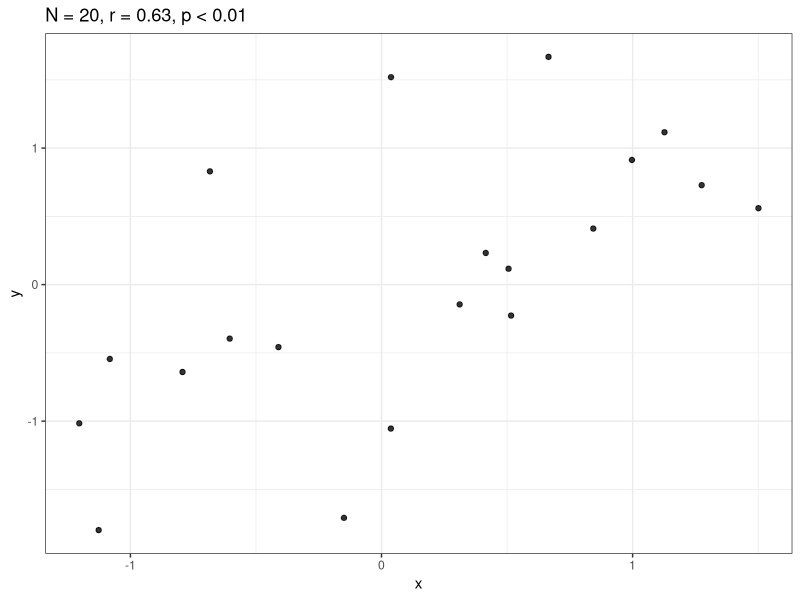
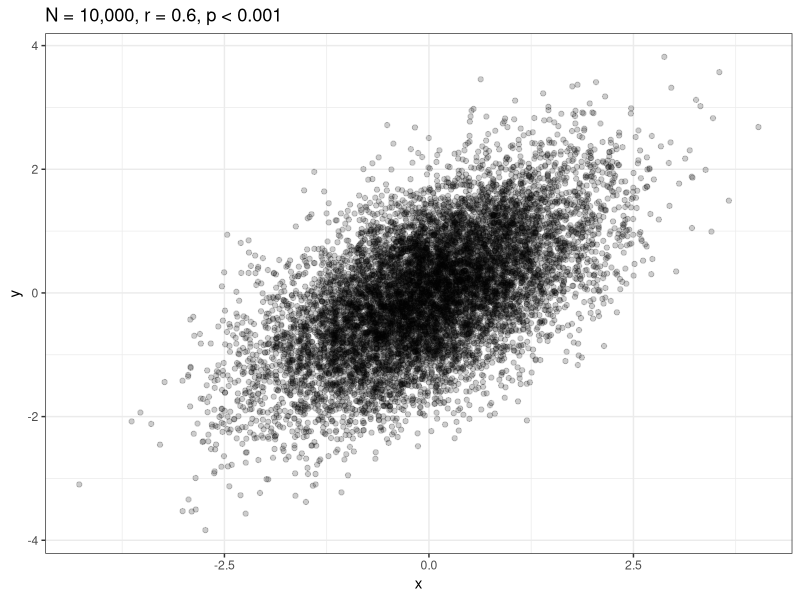
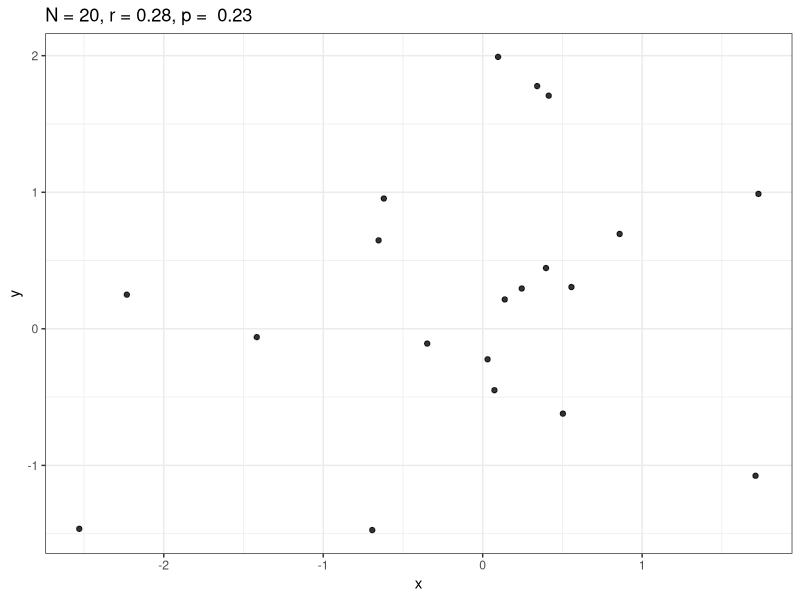
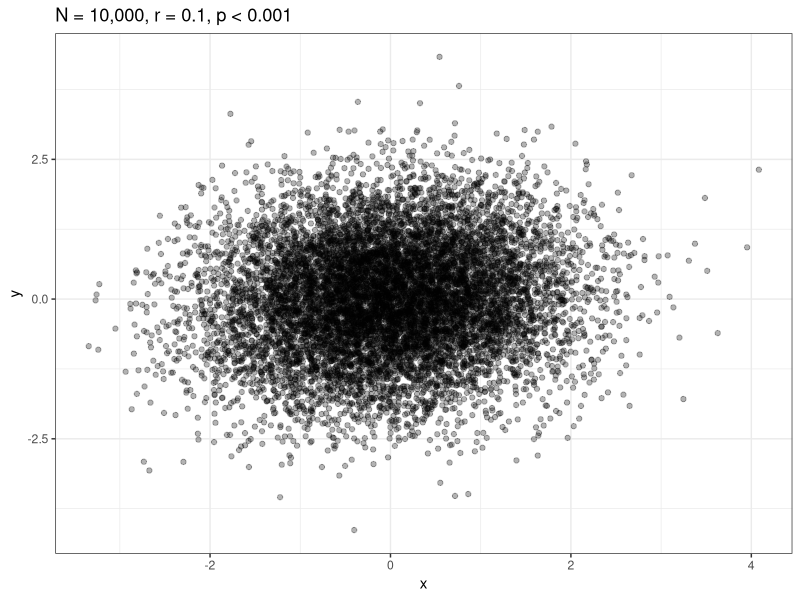
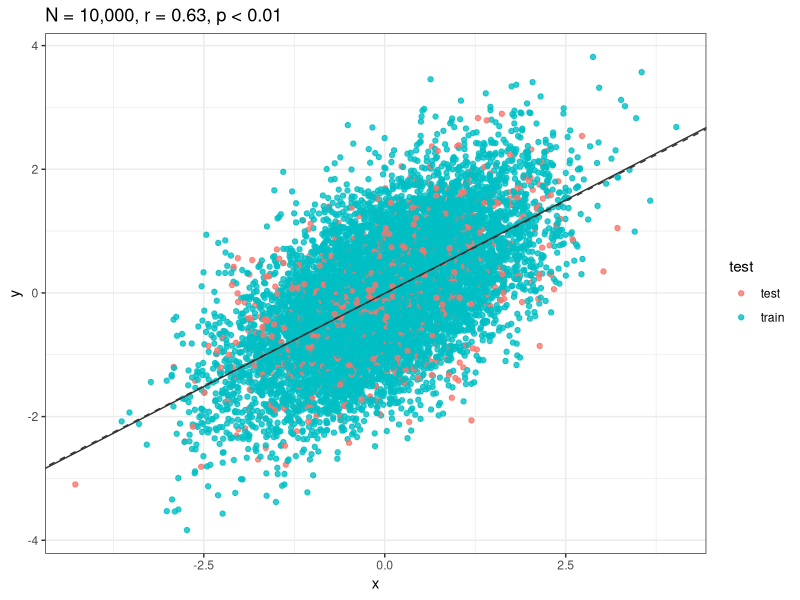
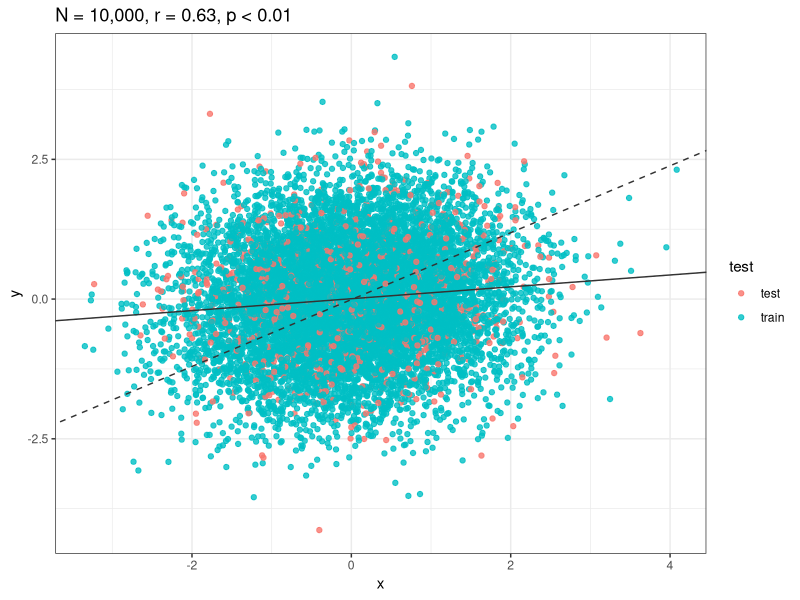
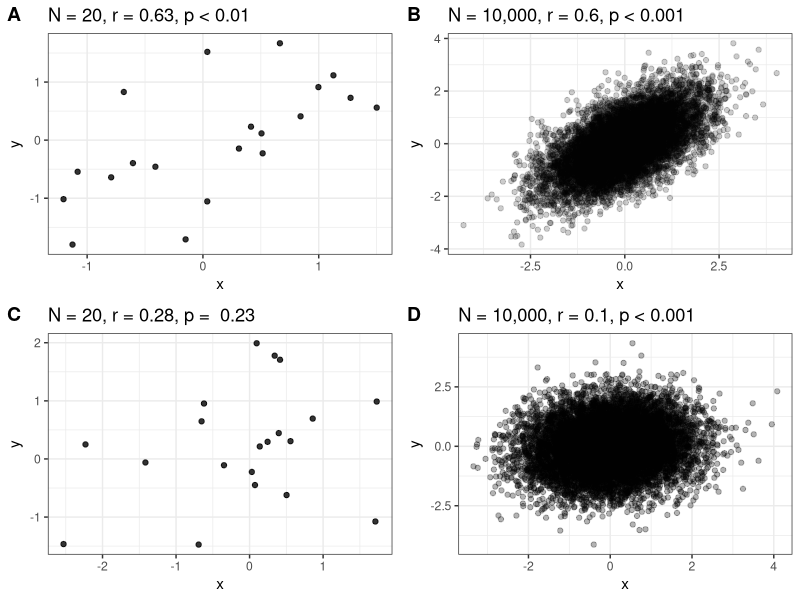

Write the R code that produced these figures, in order.
## ---- chunk 1
options(htmltools.dir.version = FALSE)
#htmltools::tagList(rmarkdown::html_dependency_font_awesome())
## ---- chunk 2
knitr::opts_chunk$set(echo=FALSE, warning=FALSE, message=FALSE, dpi=200)
## ---- chunk 3
library(tidyverse)
library(mvtnorm)
theme_set(theme_bw())

set.seed(123)
N1 <- 20
N2 <- 10000
rho <- 0.6
sig1 <- 1
sig2 <- 1


S <- matrix(c(sig1^2, rho*sig1*sig2, 
              rho*sig1*sig2, sig2^2), ncol = 2)

xy1 <- rmvnorm(N1, c(0, 0), S)
xy2 <- rmvnorm(N2, c(0, 0), S)
colnames(xy1) <-  colnames(xy2) <- c("x", "y")

dat1 <- as_tibble(xy1)
dat2 <- as_tibble(xy2)
## ---- chunk 4
rho_est <- cor.test(dat1$x, dat1$y)$estimate %>% round(2)
p_est <- cor.test(dat1$x, dat1$y)$p.value 

p_est_fun <- function(p_est) {
  if (p_est < 0.001) {
    p_est <- "p < 0.001"
  } else if (p_est < 0.01) {
    p_est <- "p < 0.01"
  } else if (p_est < 0.05) {
    p_est <- "p < 0.05"
  } else {
    p_est <- paste("p = ", p_est %>% round(2))
  }
  p_est
}
## ---- chunk 5
p1 <- ggplot(dat1, aes(x = x, y = y)) +
  geom_point(alpha = 0.8) +
  ggtitle(paste0("N = 20,", " r = ", rho_est, ", ", p_est_fun(p_est)))

p1
## ---- chunk 6
lm(y ~ x, dat1) %>%
  summary
## ---- chunk 7
rho_est2 <- cor.test(dat2$x, dat2$y)$estimate %>% round(2)
p_est2 <- cor.test(dat2$x, dat2$y)$p.value

p2 <- ggplot(dat2, aes(x = x, y = y)) +
  geom_point(alpha = 0.2) +
  ggtitle(paste0("N = 10,000,", " r = ", rho_est2, ", ", p_est_fun(p_est2)))

p2
## ---- chunk 8
lm(y ~ x, dat2) %>%
  summary
## ---- chunk 9
rho <- 0.1

S <- matrix(c(sig1^2, rho*sig1*sig2, 
              rho*sig1*sig2, sig2^2), ncol = 2)

xy1 <- rmvnorm(N1, c(0, 0), S)
xy2 <- rmvnorm(N2, c(0, 0), S)
colnames(xy1) <-  colnames(xy2) <- c("x", "y")

dat3 <- as_tibble(xy1)
dat4 <- as_tibble(xy2)

## ---- chunk 10
rho_est3 <- cor.test(dat3$x, dat3$y)$estimate %>% round(2)
p_est3 <- cor.test(dat3$x, dat3$y)$p.value

p3 <- ggplot(dat3, aes(x = x, y = y)) +
  geom_point(alpha = 0.8) +
  ggtitle(paste0("N = 20,", " r = ", rho_est3, ", ", p_est_fun(p_est3)))
p3
## ---- chunk 11
lm(y ~ x, dat3) %>%
  summary
## ---- chunk 12
rho_est4 <- cor.test(dat4$x, dat4$y)$estimate %>% round(2)
p_est4 <- cor.test(dat4$x, dat4$y)$p.value

p4 <- ggplot(dat4, aes(x = x, y = y)) +
  geom_point(alpha = 0.3) +
  ggtitle(paste0("N = 10,000,", " r = ", rho_est4, ", ", p_est_fun(p_est4)))
p4
## ---- chunk 13
lm(y ~ x, dat4) %>%
  summary
## ---- chunk 14
p <- ggpubr::ggarrange(p1, p2, p3, p4, ncol = 2, nrow = 2, labels = LETTERS[1:4])
ggsave("images/summay_plt.png", p)
## ---- chunk 15
dat2 <- dat2 %>%
  mutate(test = sample(c(rep("train", 9000), rep("test", 1000))))

train2 <- dat2 %>%
  filter(test == "train")

test2 <- dat2 %>%
  filter(test == "test")

fit2 <- lm(y ~ x, train2)
fit2_all <- lm(y ~ x, dat2)

ggplot(dat2, aes(x = x, y = y, col = test)) +
  geom_point(alpha = 0.8) +
  geom_abline(slope = fit2$coefficients[2], intercept = fit2$coefficients[1], 
              col = "grey20") +
  geom_abline(slope = fit2_all$coefficients[2], intercept = fit2_all$coefficients[1], 
              col = "grey20", lty = 2) +
  ggtitle(paste0("N = 10,000,", " r = ", rho_est, ", ", p_est_fun(p_est)))

## ---- chunk 16
dat4 <- dat4 %>%
  mutate(test = sample(c(rep("train", 9000), rep("test", 1000))))

train4 <- dat4 %>%
  filter(test == "train")

test4 <- dat4 %>%
  filter(test == "test")

fit4 <- lm(y ~ x, train4)
fit4_all <- lm(y ~ x, dat4)

ggplot(dat4, aes(x = x, y = y, col = test)) +
  geom_point(alpha = 0.8) +
  geom_abline(slope = fit4$coefficients[2], intercept = fit4$coefficients[1], 
              col = "grey20") +
  geom_abline(slope = fit2_all$coefficients[2], intercept = fit2_all$coefficients[1], 
              col = "grey20", lty = 2) +
  ggtitle(paste0("N = 10,000,", " r = ", rho_est, ", ", p_est_fun(p_est)))

